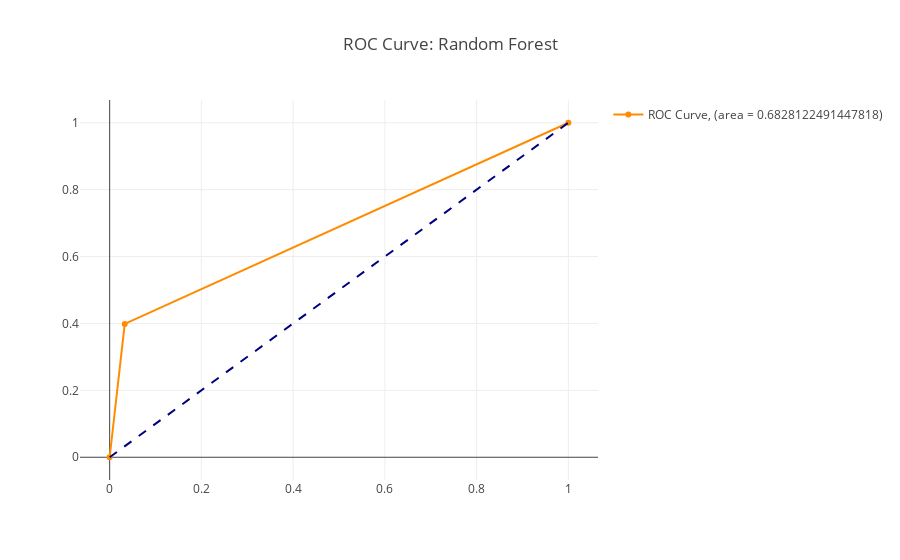

The code cell stored with this chart in its notebook:
### Code cell
# predicted y probabilties
trace0 = go.Scatter(
    x = fpr_rf,
    y = tpr_rf,
    mode = 'markers+lines',
    line=dict(color='darkorange', width=2),
    name = 'ROC Curve, (area = {})'.format(auc_score_rf)
)

trace1 = go.Scatter(
    x=[0, 1], y=[0, 1], 
    mode='lines', 
    line=dict(color='navy', width=2, dash='dash'),
    showlegend=False)

data = [trace0, trace1]

title = 'ROC Curve: Random Forest'
fig = go.Figure(data=data, layout = {'title':title})

iplot(fig)
pio.write_image(fig, plt_filepath+title+'.png')

### Figure 1 — Plotly figure (JSON) as saved in the notebook; plotly's stock layout.template omitted (floating-point values rounded to 4 significant figures)
{"data": [{"line": {"color": "darkorange", "width": 2}, "mode": "markers+lines", "name": "ROC Curve, (area = 0.6828122491447818)", "type": "scatter", "uid": "a772c2ff-d351-47de-9243-5d2440a17f7c", "x": [0, 0.03291, 1], "y": [0, 0.3985, 1]}, {"line": {"color": "navy", "dash": "dash", "width": 2}, "mode": "lines", "showlegend": false, "type": "scatter", "uid": "1a8cd4fc-5300-4c4e-8f25-017feefcd1dc", "x": [0, 1], "y": [0, 1]}], "layout": {"autosize": true, "title": {"text": "ROC Curve: Random Forest"}, "xaxis": {"autorange": true, "range": [-0.06118, 1.061], "type": "linear"}, "yaxis": {"autorange": true, "range": [-0.07325, 1.073], "type": "linear"}}}
